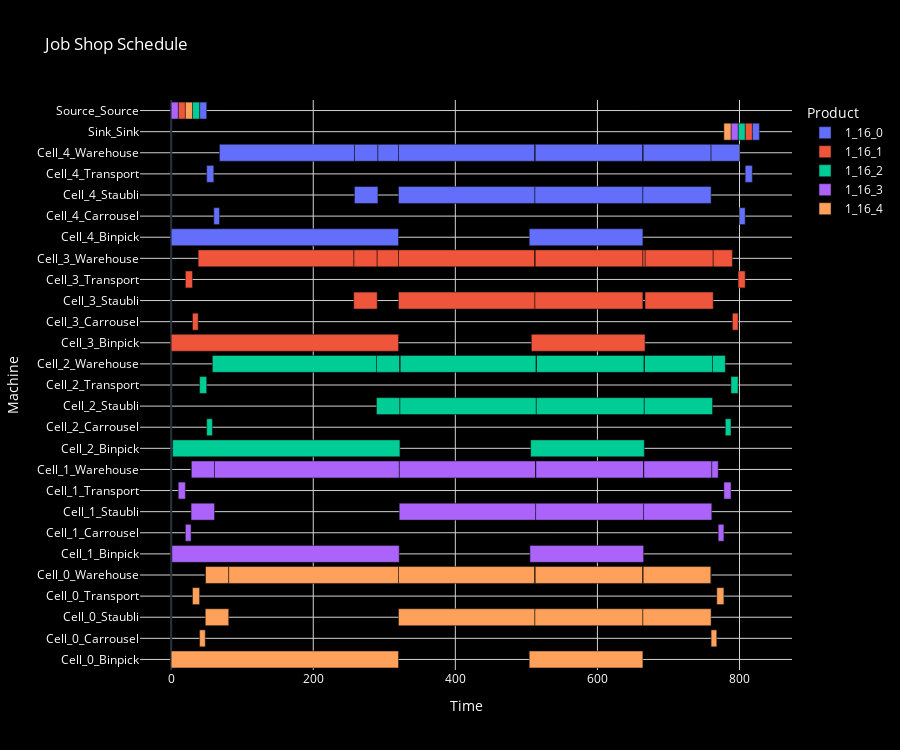

The notebook cell saved with this chart:
### Code cell
jobs = model_ilp.get_jobs()
info = model_ilp.get_info()
start, duration, job_resource,_ = model_ilp.get_dv()
info_resource = model_ilp.get_info_resource()
to_show =  []
dict_job_start = {}

for index in range(len(start)):
    dict_job_start[index] = start[index].value()

for job,job_info in jobs.items():
    subject = info[job_info['__id__']][0]
    start_job = start[subject].value()
    end_job = start[subject].value() + duration[subject].value()
    ris_id = job_resource[subject].value()
    resource = next((k for k, v in info_resource.items() if v == ris_id), None)
    product = info[job_info['__id__']][2]
    job_name = info[job_info['__id__']][4]
    to_show.append(dict(Task = f'Task {subject}', Start= start_job,End = end_job, Resource = resource, Product = product, Name=job_name))

# Convert the tasks to a DataFrame for easier manipulation
df = pd.DataFrame(to_show)

# Calculate the duration of each task
df['Duration'] = df['End'] - df['Start']

# Use px.bar to create the Gantt chart with item-based colors
fig = px.bar(df, x='Duration', y='Resource', color='Product', orientation='h',
             hover_data=['Start', 'End', 'Task','Name'], base='Start', title="Job Shop Schedule")

# Update the layout to set the background to black and adjust text/grid colors for visibility
fig.update_layout(
    plot_bgcolor='black',  # Set background color of the plot to black
    paper_bgcolor='black',  # Set the overall figure background to black
    xaxis=dict(showgrid=True, gridcolor='lightgray', title="Time", color='white'),  # Set grid lines and label color to light for visibility
    yaxis=dict(showgrid=True, gridcolor='lightgray', title="Machine", color='white', categoryorder='category ascending'),  # Set grid and label color
    font=dict(color='white'),  # Set general font color to white for readability
    title_font=dict(color='white')  # Ensure the title font is also visible
)
fig.update_layout(height=750)
fig.show()

### Figure 1 — Plotly figure (JSON) as saved in the notebook; plotly's stock layout.template omitted (floating-point values rounded to 4 significant figures)
{"data": [{"alignmentgroup": "True", "base": [40, 50, 60, 258, 0, 320, 512, 504, 664, 800, 808, 818, 258, 68, 320, 291, 512, 512, 664, 664, 760], "customdata": [[50, "Task 0", "1_16_0_0"], [60, "Task 1", "1_16_0_1"], [68, "Task 2", "1_16_0_2"], [291, "Task 3", "1_16_0_3"], [320, "Task 4", "1_16_0_4"], [512, "Task 5", "1_16_0_5"], [664, "Task 6", "1_16_0_6"], [664, "Task 7", "1_16_0_7"], [760, "Task 8", "1_16_0_8"], [808, "Task 9", "1_16_0_9"], [818, "Task 10", "1_16_0_10"], [828, "Task 11", "1_16_0_11"], [291, "Task 12", "warehouse_for_1_16_0_3"], [258, "Task 13", "filler_between_1_16_0_2_and_warehouse_for_1_16_0_3"], [512, "Task 14", "warehouse_for_1_16_0_5"], [320, "Task 15", "filler_between_warehouse_for_1_16_0_3_and_warehouse_for_1_16_0_5"], [664, "Task 16", "warehouse_for_1_16_0_6"], [512, "Task 17", "filler_between_warehouse_for_1_16_0_5_and_warehouse_for_1_16_0_6"], [760, "Task 18", "warehouse_for_1_16_0_8"], [664, "Task 19", "filler_between_warehouse_for_1_16_0_6_and_warehouse_for_1_16_0_8"], [800, "Task 20", "filler_between_warehouse_for_1_16_0_8_and_1_16_0_9"]], "hovertemplate": "Product=1_16_0<br>Start=%{base}<br>Duration=%{x}<br>Resource=%{y}<br>End=%{customdata[0]}<br>Task=%{customdata[1]}<br>Name=%{customdata[2]}<extra></extra>", "legendgroup": "1_16_0", "marker": {"color": "#636efa", "pattern": {"shape": ""}}, "name": "1_16_0", "offsetgroup": "1_16_0", "orientation": "h", "showlegend": true, "textposition": "auto", "x": [10, 10, 8, 33, 320, 192, 152, 160, 96, 8, 10, 10, 33, 190, 192, 29, 152, 0, 96, 0, 40], "xaxis": "x", "y": ["Source_Source", "Cell_4_Transport", "Cell_4_Carrousel", "Cell_4_Staubli", "Cell_4_Binpick", "Cell_4_Staubli", "Cell_4_Staubli", "Cell_4_Binpick", "Cell_4_Staubli", "Cell_4_Carrousel", "Cell_4_Transport", "Sink_Sink", "Cell_4_Warehouse", "Cell_4_Warehouse", "Cell_4_Warehouse", "Cell_4_Warehouse", "Cell_4_Warehouse", "Cell_4_Warehouse", "Cell_4_Warehouse", "Cell_4_Warehouse", "Cell_4_Warehouse"], "yaxis": "y", "type": "bar"}, {"alignmentgroup": "True", "base": [10, 20, 30, 257, 0, 320, 512, 507, 667, 790, 798, 808, 257, 38, 320, 290, 512, 512, 667, 664, 763], "customdata": [[20, "Task 21", "1_16_1_0"], [30, "Task 22", "1_16_1_1"], [38, "Task 23", "1_16_1_2"], [290, "Task 24", "1_16_1_3"], [320, "Task 25", "1_16_1_4"], [512, "Task 26", "1_16_1_5"], [664, "Task 27", "1_16_1_6"], [667, "Task 28", "1_16_1_7"], [763, "Task 29", "1_16_1_8"], [798, "Task 30", "1_16_1_9"], [808, "Task 31", "1_16_1_10"], [818, "Task 32", "1_16_1_11"], [290, "Task 33", "warehouse_for_1_16_1_3"], [257, "Task 34", "filler_between_1_16_1_2_and_warehouse_for_1_16_1_3"], [512, "Task 35", "warehouse_for_1_16_1_5"], [320, "Task 36", "filler_between_warehouse_for_1_16_1_3_and_warehouse_for_1_16_1_5"], [664, "Task 37", "warehouse_for_1_16_1_6"], [512, "Task 38", "filler_between_warehouse_for_1_16_1_5_and_warehouse_for_1_16_1_6"], [763, "Task 39", "warehouse_for_1_16_1_8"], [667, "Task 40", "filler_between_warehouse_for_1_16_1_6_and_warehouse_for_1_16_1_8"], [790, "Task 41", "filler_between_warehouse_for_1_16_1_8_and_1_16_1_9"]], "hovertemplate": "Product=1_16_1<br>Start=%{base}<br>Duration=%{x}<br>Resource=%{y}<br>End=%{customdata[0]}<br>Task=%{customdata[1]}<br>Name=%{customdata[2]}<extra></extra>", "legendgroup": "1_16_1", "marker": {"color": "#EF553B", "pattern": {"shape": ""}}, "name": "1_16_1", "offsetgroup": "1_16_1", "orientation": "h", "showlegend": true, "textposition": "auto", "x": [10, 10, 8, 33, 320, 192, 152, 160, 96, 8, 10, 10, 33, 219, 192, 30, 152, 0, 96, 3, 27], "xaxis": "x", "y": ["Source_Source", "Cell_3_Transport", "Cell_3_Carrousel", "Cell_3_Staubli", "Cell_3_Binpick", "Cell_3_Staubli", "Cell_3_Staubli", "Cell_3_Binpick", "Cell_3_Staubli", "Cell_3_Carrousel", "Cell_3_Transport", "Sink_Sink", "Cell_3_Warehouse", "Cell_3_Warehouse", "Cell_3_Warehouse", "Cell_3_Warehouse", "Cell_3_Warehouse", "Cell_3_Warehouse", "Cell_3_Warehouse", "Cell_3_Warehouse", "Cell_3_Warehouse"], "yaxis": "y", "type": "bar"}, {"alignmentgroup": "True", "base": [30, 40, 50, 289, 2, 322, 514, 506, 666, 780, 788, 798, 289, 58, 322, 322, 514, 514, 666, 666, 762], "customdata": [[40, "Task 42", "1_16_2_0"], [50, "Task 43", "1_16_2_1"], [58, "Task 44", "1_16_2_2"], [322, "Task 45", "1_16_2_3"], [322, "Task 46", "1_16_2_4"], [514, "Task 47", "1_16_2_5"], [666, "Task 48", "1_16_2_6"], [666, "Task 49", "1_16_2_7"], [762, "Task 50", "1_16_2_8"], [788, "Task 51", "1_16_2_9"], [798, "Task 52", "1_16_2_10"], [808, "Task 53", "1_16_2_11"], [322, "Task 54", "warehouse_for_1_16_2_3"], [289, "Task 55", "filler_between_1_16_2_2_and_warehouse_for_1_16_2_3"], [514, "Task 56", "warehouse_for_1_16_2_5"], [322, "Task 57", "filler_between_warehouse_for_1_16_2_3_and_warehouse_for_1_16_2_5"], [666, "Task 58", "warehouse_for_1_16_2_6"], [514, "Task 59", "filler_between_warehouse_for_1_16_2_5_and_warehouse_for_1_16_2_6"], [762, "Task 60", "warehouse_for_1_16_2_8"], [666, "Task 61", "filler_between_warehouse_for_1_16_2_6_and_warehouse_for_1_16_2_8"], [780, "Task 62", "filler_between_warehouse_for_1_16_2_8_and_1_16_2_9"]], "hovertemplate": "Product=1_16_2<br>Start=%{base}<br>Duration=%{x}<br>Resource=%{y}<br>End=%{customdata[0]}<br>Task=%{customdata[1]}<br>Name=%{customdata[2]}<extra></extra>", "legendgroup": "1_16_2", "marker": {"color": "#00cc96", "pattern": {"shape": ""}}, "name": "1_16_2", "offsetgroup": "1_16_2", "orientation": "h", "showlegend": true, "textposition": "auto", "x": [10, 10, 8, 33, 320, 192, 152, 160, 96, 8, 10, 10, 33, 231, 192, 0, 152, 0, 96, 0, 18], "xaxis": "x", "y": ["Source_Source", "Cell_2_Transport", "Cell_2_Carrousel", "Cell_2_Staubli", "Cell_2_Binpick", "Cell_2_Staubli", "Cell_2_Staubli", "Cell_2_Binpick", "Cell_2_Staubli", "Cell_2_Carrousel", "Cell_2_Transport", "Sink_Sink", "Cell_2_Warehouse", "Cell_2_Warehouse", "Cell_2_Warehouse", "Cell_2_Warehouse", "Cell_2_Warehouse", "Cell_2_Warehouse", "Cell_2_Warehouse", "Cell_2_Warehouse", "Cell_2_Warehouse"], "yaxis": "y", "type": "bar"}, {"alignmentgroup": "True", "base": [0, 10, 20, 28, 1, 321, 513, 505, 665, 770, 778, 788, 28, 28, 321, 61, 513, 513, 665, 665, 761], "customdata": [[10, "Task 63", "1_16_3_0"], [20, "Task 64", "1_16_3_1"], [28, "Task 65", "1_16_3_2"], [61, "Task 66", "1_16_3_3"], [321, "Task 67", "1_16_3_4"], [513, "Task 68", "1_16_3_5"], [665, "Task 69", "1_16_3_6"], [665, "Task 70", "1_16_3_7"], [761, "Task 71", "1_16_3_8"], [778, "Task 72", "1_16_3_9"], [788, "Task 73", "1_16_3_10"], [798, "Task 74", "1_16_3_11"], [61, "Task 75", "warehouse_for_1_16_3_3"], [28, "Task 76", "filler_between_1_16_3_2_and_warehouse_for_1_16_3_3"], [513, "Task 77", "warehouse_for_1_16_3_5"], [321, "Task 78", "filler_between_warehouse_for_1_16_3_3_and_warehouse_for_1_16_3_5"], [665, "Task 79", "warehouse_for_1_16_3_6"], [513, "Task 80", "filler_between_warehouse_for_1_16_3_5_and_warehouse_for_1_16_3_6"], [761, "Task 81", "warehouse_for_1_16_3_8"], [665, "Task 82", "filler_between_warehouse_for_1_16_3_6_and_warehouse_for_1_16_3_8"], [770, "Task 83", "filler_between_warehouse_for_1_16_3_8_and_1_16_3_9"]], "hovertemplate": "Product=1_16_3<br>Start=%{base}<br>Duration=%{x}<br>Resource=%{y}<br>End=%{customdata[0]}<br>Task=%{customdata[1]}<br>Name=%{customdata[2]}<extra></extra>", "legendgroup": "1_16_3", "marker": {"color": "#ab63fa", "pattern": {"shape": ""}}, "name": "1_16_3", "offsetgroup": "1_16_3", "orientation": "h", "showlegend": true, "textposition": "auto", "x": [10, 10, 8, 33, 320, 192, 152, 160, 96, 8, 10, 10, 33, 0, 192, 260, 152, 0, 96, 0, 9], "xaxis": "x", "y": ["Source_Source", "Cell_1_Transport", "Cell_1_Carrousel", "Cell_1_Staubli", "Cell_1_Binpick", "Cell_1_Staubli", "Cell_1_Staubli", "Cell_1_Binpick", "Cell_1_Staubli", "Cell_1_Carrousel", "Cell_1_Transport", "Sink_Sink", "Cell_1_Warehouse", "Cell_1_Warehouse", "Cell_1_Warehouse", "Cell_1_Warehouse", "Cell_1_Warehouse", "Cell_1_Warehouse", "Cell_1_Warehouse", "Cell_1_Warehouse", "Cell_1_Warehouse"], "yaxis": "y", "type": "bar"}, {"alignmentgroup": "True", "base": [20, 30, 40, 48, 0, 320, 512, 504, 664, 760, 768, 778, 48, 48, 320, 81, 512, 512, 664, 664, 760], "customdata": [[30, "Task 84", "1_16_4_0"], [40, "Task 85", "1_16_4_1"], [48, "Task 86", "1_16_4_2"], [81, "Task 87", "1_16_4_3"], [320, "Task 88", "1_16_4_4"], [512, "Task 89", "1_16_4_5"], [664, "Task 90", "1_16_4_6"], [664, "Task 91", "1_16_4_7"], [760, "Task 92", "1_16_4_8"], [768, "Task 93", "1_16_4_9"], [778, "Task 94", "1_16_4_10"], [788, "Task 95", "1_16_4_11"], [81, "Task 96", "warehouse_for_1_16_4_3"], [48, "Task 97", "filler_between_1_16_4_2_and_warehouse_for_1_16_4_3"], [512, "Task 98", "warehouse_for_1_16_4_5"], [320, "Task 99", "filler_between_warehouse_for_1_16_4_3_and_warehouse_for_1_16_4_5"], [664, "Task 100", "warehouse_for_1_16_4_6"], [512, "Task 101", "filler_between_warehouse_for_1_16_4_5_and_warehouse_for_1_16_4_6"], [760, "Task 102", "warehouse_for_1_16_4_8"], [664, "Task 103", "filler_between_warehouse_for_1_16_4_6_and_warehouse_for_1_16_4_8"], [760, "Task 104", "filler_between_warehouse_for_1_16_4_8_and_1_16_4_9"]], "hovertemplate": "Product=1_16_4<br>Start=%{base}<br>Duration=%{x}<br>Resource=%{y}<br>End=%{customdata[0]}<br>Task=%{customdata[1]}<br>Name=%{customdata[2]}<extra></extra>", "legendgroup": "1_16_4", "marker": {"color": "#FFA15A", "pattern": {"shape": ""}}, "name": "1_16_4", "offsetgroup": "1_16_4", "orientation": "h", "showlegend": true, "textposition": "auto", "x": [10, 10, 8, 33, 320, 192, 152, 160, 96, 8, 10, 10, 33, 0, 192, 239, 152, 0, 96, 0, 0], "xaxis": "x", "y": ["Source_Source", "Cell_0_Transport", "Cell_0_Carrousel", "Cell_0_Staubli", "Cell_0_Binpick", "Cell_0_Staubli", "Cell_0_Staubli", "Cell_0_Binpick", "Cell_0_Staubli", "Cell_0_Carrousel", "Cell_0_Transport", "Sink_Sink", "Cell_0_Warehouse", "Cell_0_Warehouse", "Cell_0_Warehouse", "Cell_0_Warehouse", "Cell_0_Warehouse", "Cell_0_Warehouse", "Cell_0_Warehouse", "Cell_0_Warehouse", "Cell_0_Warehouse"], "yaxis": "y", "type": "bar"}], "layout": {"xaxis": {"anchor": "y", "domain": [0.0, 1.0], "title": {"text": "Time"}, "showgrid": true, "gridcolor": "lightgray", "color": "white"}, "yaxis": {"anchor": "x", "domain": [0.0, 1.0], "title": {"text": "Machine"}, "showgrid": true, "gridcolor": "lightgray", "color": "white", "categoryorder": "category ascending"}, "legend": {"title": {"text": "Product"}, "tracegroupgap": 0}, "title": {"text": "Job Shop Schedule", "font": {"color": "white"}}, "barmode": "relative", "font": {"color": "white"}, "plot_bgcolor": "black", "paper_bgcolor": "black", "height": 750}}
